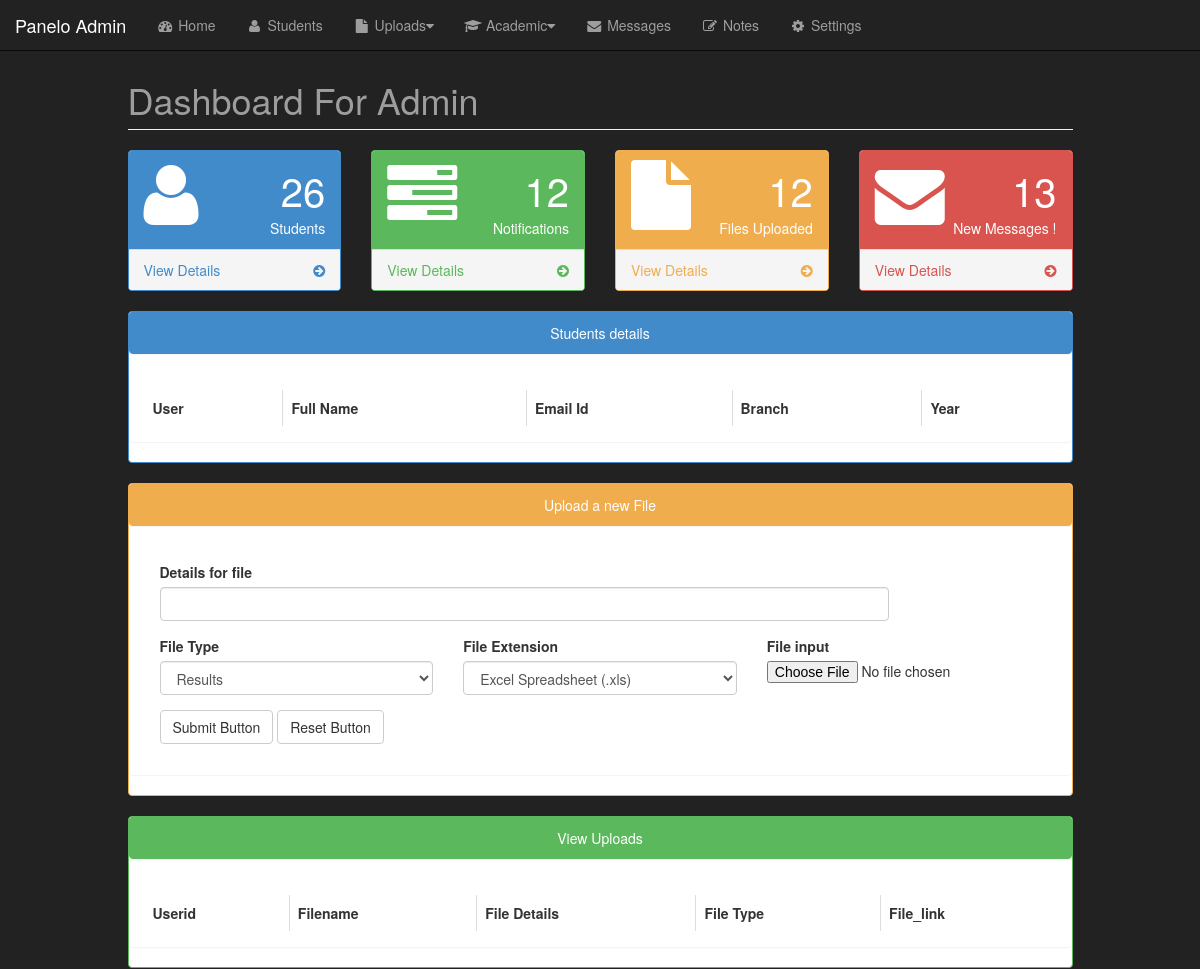
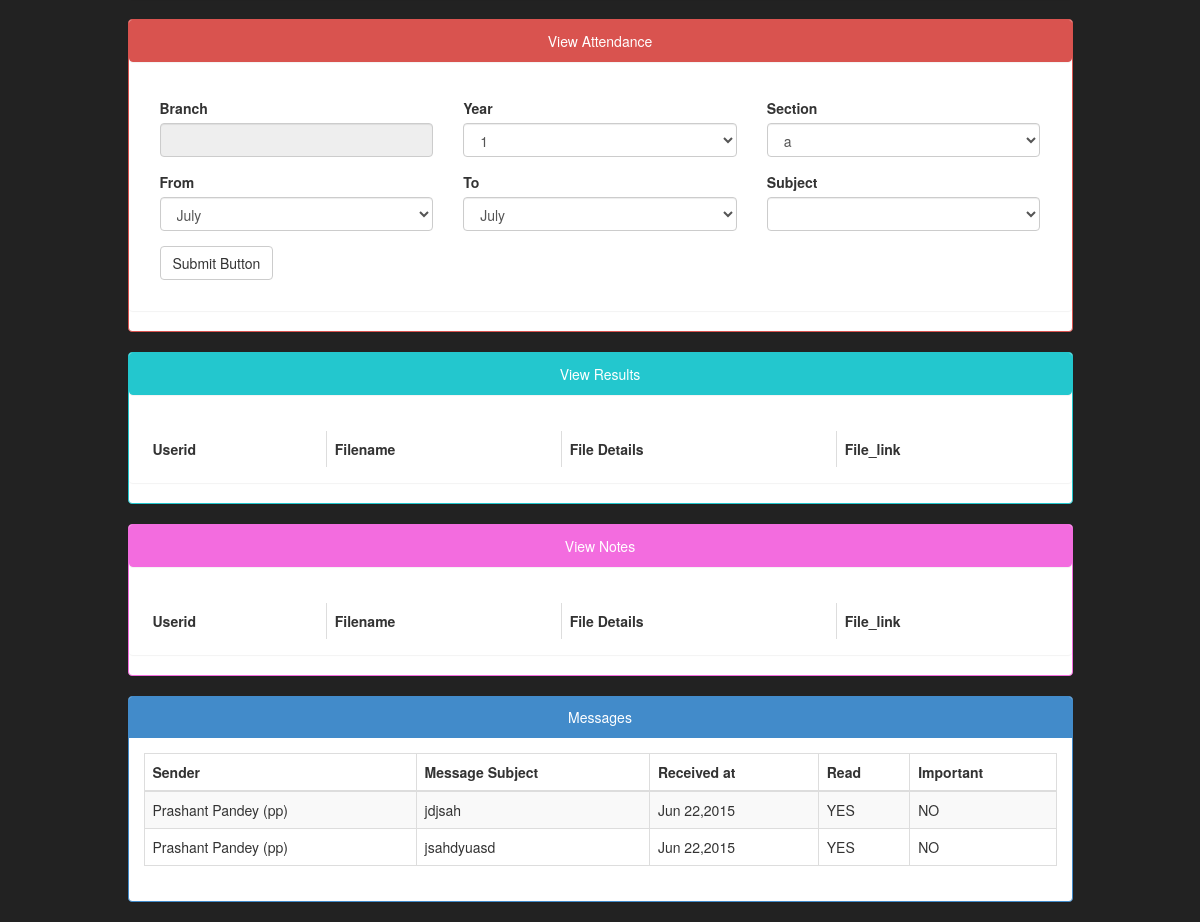
Screenshot of /submitmy/admin3.php with the database file from the repository (2 pictures, top to bottom).
### tables this page shows
CREATE TABLE `message_info` (
  `userid` varchar(50) NOT NULL,
  `messageid` varchar(50) NOT NULL,
  `subject` varchar(100) DEFAULT NULL,
  `message` varchar(500) NOT NULL COMMENT 'inbox/important/drafts/sent/junk',
  `inbox` varchar(1) DEFAULT '0',
  `important` varchar(1) DEFAULT '0',
  `sentmail` varchar(1) DEFAULT '0',
  `junk` varchar(1) DEFAULT '0',
  PRIMARY KEY (`userid`,`messageid`)
);

CREATE TABLE `sendmail` (
  `senderid` varchar(50) NOT NULL,
  `sender` varchar(50) DEFAULT NULL,
  `receiverid` varchar(50) NOT NULL,
  `time` varchar(50) NOT NULL,
  `subject` varchar(100) DEFAULT NULL,
  `message` varchar(800) DEFAULT NULL,
  `draft` varchar(1) NOT NULL,
  PRIMARY KEY (`senderid`,`receiverid`,`time`)
);

### submitmy/admin3.php (the view, shortened to what the rows shown need)
<!DOCTYPE html>
<html lang="en">
<head>
    <link href="css/bootstrap.css" rel="stylesheet">
    <link href="css/plugins/metisMenu/metisMenu.min.css" rel="stylesheet">
    <link href="css/sb-admin-2.css" rel="stylesheet">
    <link href="font-awesome-4.1.0/css/font-awesome.min.css" rel="stylesheet" type="text/css">
</head>
<body>
    <div id="wrapper">
            <br><br>
        <div id="wrapper">
            <div class="container-fluid bg-inverse">
            <div class="col-lg-10 col-lg-offset-1">
                <div class="row">
                    <div class="col-lg-12">
                        <h1 class="page-header text-inverse">Dashboard For Admin</h1>
                    </div>
                </div>
            <?php
                        include 'php/connect.inc.php';
            ?>
            <div id="row">
                <section id="students">
                    <div class="panel panel-primary">
                        <div class="panel panel-body">
                            <div class="table-responsive">
                                <table class="table table-striped table-bordered table-hover" id="dT1">
                                    <thead>
                                        <tr>
                                            <th>User</th>
                                            <th>Full Name</th>
                                            <th>Email Id</th>
                                            <th>Branch</th>
                                            <th>Year</th>
                                        </tr>
                                    </thead>
                                </table>
                            </div>
                        </div>
                    </div>
                </section>
                <section id="view_uploads">
                    <div class="panel panel-green">
                        <div class="panel panel-body">
                            <div class="table-responsive">
                                <table class="table table-striped table-bordered table-hover" id="dT2">
                                    <thead>
                                        <tr>
                                            <th>Userid</th>
                                            <th>Filename</th>
                                            <th>File Details</th>
                                            <th>File Type</th>
                                            <th>File_link</th>
                                        </tr>
                                    </thead>
                                </table>
                            </div>
                        </div>
                    </div>
                </section>
                <section id="view_uploads">
                    <div class="panel panel-lightblue">
                        <div class="panel panel-body">
                            <div class="table-responsive">
                                <table class="table table-striped table-bordered table-hover" id="dT4">
                                    <thead>
                                        <tr>
                                            <th>Userid</th>
                                            <th>Filename</th>
                                            <th>File Details</th>
                                            <th>File_link</th>
                                        </tr>
                                    </thead>
                                </table>
                            </div>
                        </div>
                    </div>
                </section>
                <section id="view_uploads">
                    <div class="panel panel-pink">
                        <div class="panel panel-body">
                            <div class="table-responsive">
                                <table class="table table-striped table-bordered table-hover" id="dT5">
                                    <thead>
                                        <tr>
                                            <th>Userid</th>
                                            <th>Filename</th>
                                            <th>File Details</th>
                                            <th>File_link</th>
                                        </tr>
                                    </thead>
                                </table>
                            </div>
                        </div>
                    </div>
                </section>
                <section id="messages">
                    <div class="panel panel-primary">
                        <div class="panel-body">
                            <div class="table-responsive">
                                <table class="table table-striped table-bordered table-hover" id="dT6">
                                    <thead>
                                        <tr>
                                            <th>Sender</th>
                                            <th>Message Subject</th>
                                            <th>Received at</th>
                                            <th>Read</th>
                                            <th>Important</th>
                                        </tr>
                                    </thead>
                                    <?php
                                    $receiver_id='admin';
                                    $yes='1';
                                    $query_retrieve=mysqli_query($conn,"SELECT * FROM message_info WHERE userid = '$receiver_id' AND inbox='$yes' ");
                                    $count=1;
                                    echo "<tbody>";
                                    while($row=mysqli_fetch_array($query_retrieve,MYSQLI_BOTH))
                                    {
                                        $messageid=$row['messageid'];
                                        $subject=$row['subject'];
                                        $important=$row['important'];
                                        if($important=='1') $imp='YES';
                                        else $imp='NO';
                                        if($count%2==0) $class='even';
                                        else $class='odd';
                                        $count++;
                                        $time=str_replace($receiver_id,'',$messageid);
                                        $query_find_sender=mysqli_query($conn,"SELECT sender , senderid FROM sendmail WHERE receiverid='$receiver_id' AND time='$time' AND subject='$subject' ");
                                        $row=mysqli_fetch_array($query_find_sender,MYSQLI_BOTH);
                                        $sender=$row['sender'];
                                        $senderid=$row['senderid'];
                                        $date=date_create();
                                        date_timestamp_set($date, $time);
                                        $original_time=date_format($date, 'M d,Y');
                                        echo '<tr class="'.$class.'">
                                            <td>'.$sender.' ('.$senderid.')</td>
                                            <td>'.$subject.'</td>
                                            <td>'.$original_time.'</td>
                                            <td class="center">YES</td>
                                            <td class="center">'.$imp.'</td>
                                        </tr>';
                                    }
                                    ?>
                                    </tbody>
                                </table>
                            </div>
                        </div>
                    </div>
                </section>
            </div>
            </div>
            </div>
        </div>
    </div>
</body>
</html>

### rows the page displays
message_info: sendmail.sender "Prashant Pandey", sendmail.senderid "pp", subject "jdjsah", original_time "Jun 22,2015", important "NO"
message_info: sendmail.sender "Prashant Pandey", sendmail.senderid "pp", subject "jsahdyuasd", original_time "Jun 22,2015", important "NO"
